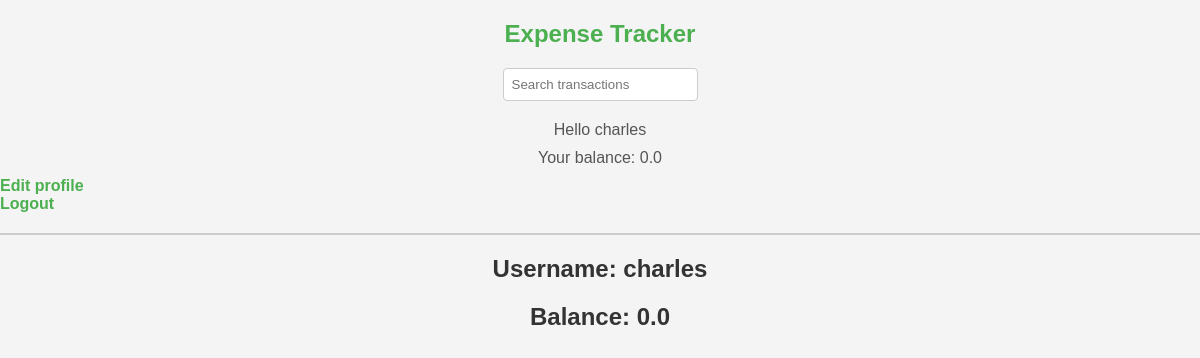
Before: /profile/24 (signed in) with the older database file.
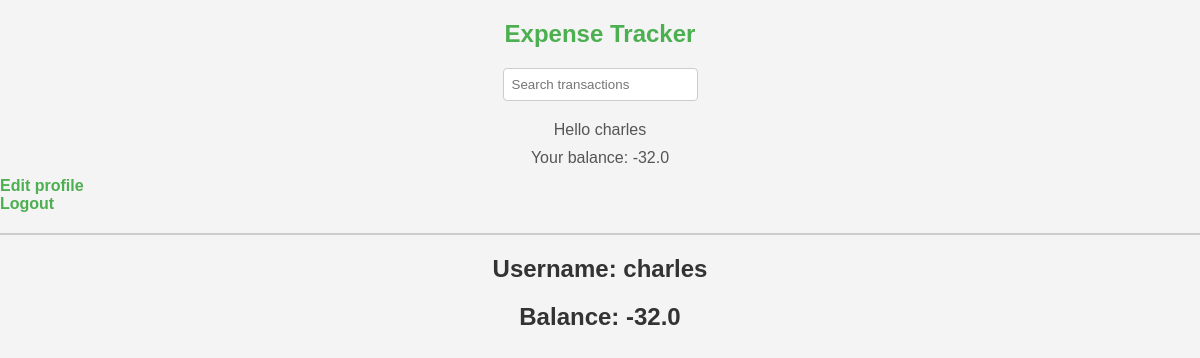
After: the same page with the newer database file.
### base/models.py (models this page shows)
class User(auth_user):
    balance = models.FloatField(null=False, default=0)
    is_visible = models.BooleanField(default=True)
    date_create = models.DateTimeField(auto_now_add=True)
    date_update = models.DateTimeField(auto_now=True)

### base/views.py (the view)
# urls.py: path('profile/<str:id>', views.user_profile, name='profile'),
@login_required(login_url='login')
def user_profile(request, id):
    user = auth_user.objects.get(id=id)
    myUser = User.objects.get(user_ptr_id=id)
    context = {'user': user, 'myUser': myUser}
    return render(request, 'profile.html', context)

### templates/profile.html
{% extends 'main.html' %}
{% block content %}
<h1>Username: {{user.username}}</h1>
<h1>Balance: {{myUser.balance}}</h1>
{% endblock content %}

### templates/navbar.html (shortened to what this page needs)
<!DOCTYPE html>
<html lang="en">
<head>
</head>
<body>
    <div class="all">
        <h1><a href="/">Expense Tracker</a></h1>
        <form method="GET" action="{% url 'transactions' %}">
            <input type="text" name="search" placeholder="Search transactions"/>
        </form>
        {% if request.user.is_authenticated %}
            <p>Hello {{ request.user }}</p>
            <p>Your balance: {{ myUser.balance }}</p>
            <a href="{% url 'profile' request.user.id %}">Edit profile</a><br>
            <a href="{% url 'logout' %}">Logout</a>
        {% else %}
            <a href="{% url 'login' %}">Login</a>
        {% endif %}
        <hr>
    </div>
</body>
</html>

Changed rows visible on the page:
changed User: balance "0.0" → "-32.0"
